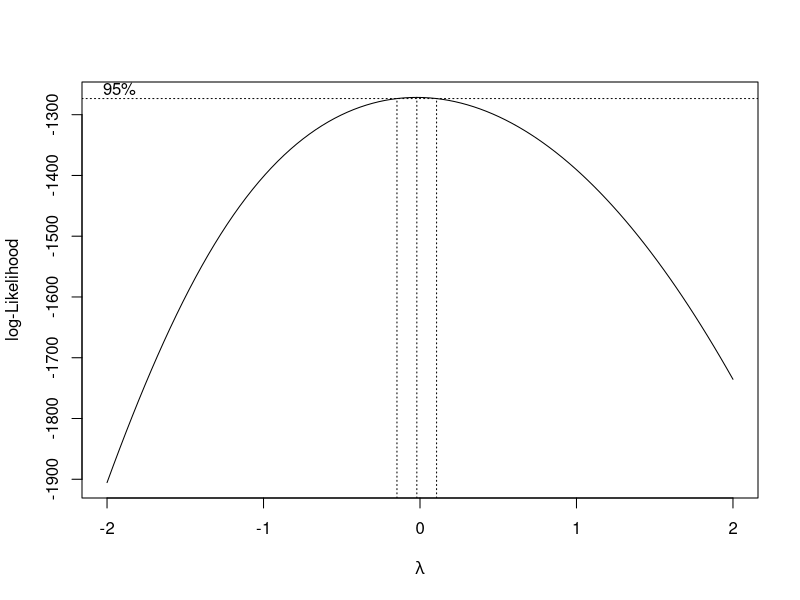
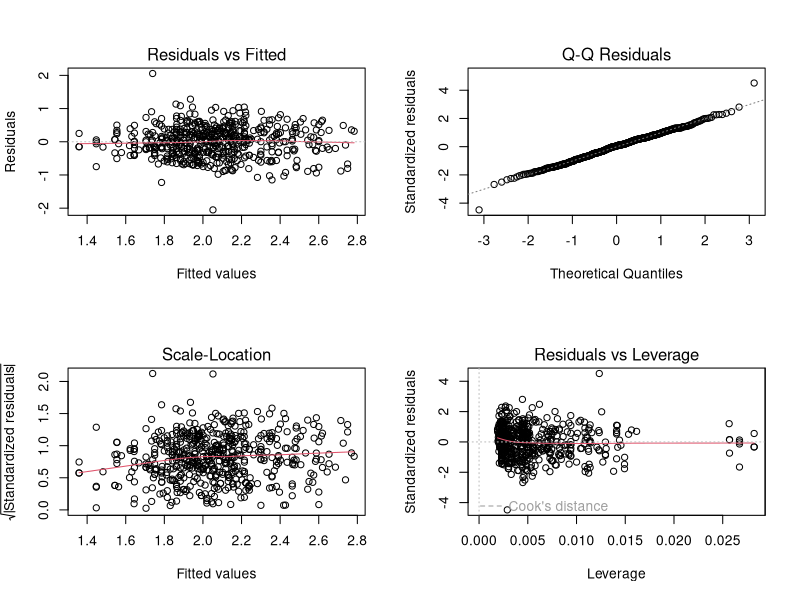

These figures' R source, in order: (Note: this script raises an error after producing the figures.)
## ---- chunk 1
# Clear plots
if(!is.null(dev.list())) dev.off()

# Clean workspace
rm(list=ls())

library(car)
library(FactoMineR)
library(lmtest)
library(effects)
library(AER)
## ---- chunk 2
library(AER)
data("CPS1985")
df <- CPS1985
# df <- df[-444,]
summary(df)
cor(df[,1:4])

m0 <- lm( wage~education+experience+age, data=df)
summary(m0)
vif(m0)

library(MASS)
boxcox(wage~education+experience, data = df)
boxTidwell(log(wage)~education+I(experience+0.5), data = df)
m1 <- lm( log(wage) ~ I(education^2) + log(I(experience+0.5)) , data=df)
summary(m1)
vif(m1)
par(mfrow=c(2,2))
plot( m1, id.n=0 )
par(mfrow=c(1,1))

residualPlots( m1 )
avPlots(m1, id=list(method=list(cooks.distance(m1),"x"), n = 5))
crPlots(m1)
marginalModelPlots(m1)
library(effects)
plot(allEffects(m1, transformation=list(link=log, inverse=exp)))  # Axes name for Y has to be reset to wage

llres<-which(abs(rstudent(m1))>3);llres
llhat<-which(hatvalues(m1)>3*length(coef(m1))/nrow(df));llhat
llcoo<-Boxplot(cooks.distance(m1), id=list(n=2,labels=row.names(df)))
influencePlot(m1)
df[llres,]
ll<-which(row.names(df) %in% c("170", "199"));ll
# ll<-which(row.names(df) %in% c("107","170","199","415","62"));ll
df[ll,]
# df<-df[-ll,]

m2 <- lm( log(wage) ~ I(education^2) + log(I(experience)+0.5), data=df[-ll,])
summary(m2)
vif(m2)
par(mfrow=c(2,2))
plot( m2, id.n=0 )
par(mfrow=c(1,1))

residualPlots( m2 )
avPlots(m2, id=list(method=list(cooks.distance(m2),"x"), n = 7))
marginalModelPlots(m2)
library(effects)
plot(allEffects(m2))

llres<-which(abs(rstudent(m2))>3);llres
llhat<-which(hatvalues(m2)>3*length(coef(m2))/nrow(df));llhat
llcoo<-Boxplot(cooks.distance(m2), id=list(n=2,labels=row.names(df[-ll,])))
influencePlot(m2, id=list(n=5,method="noteworthy"))

names(df)
m2 <- lm( log(wage) ~ I(education^2) + log(I(experience)+0.5) + ethnicity+region+gender+occupation+sector+union+married, data=df[-ll,])
Anova(m2)

# ll<-which(row.names(df) %in% c("415","170","199", "107","62","350","346","75"));ll
m3 <- lm( log(wage) ~ I(education^2) + log(I(experience)+0.5) + region+gender+occupation+sector+union+ethnicity, data=df[-ll,])
Anova(m3)
vif(m3)
summary(m3)
AIC(m3)
?step
m4 <- step( m3 )
?influencePlot
influencePlot(m4,id=list(n=4,method="noteworthy"))

df$sectother<-0
ll<-which(df$sector=="other")
df$sectother[ll]<-1
df$sectother <- factor( df$sectother, labels=c("SecOth-No","SecOth-Yes"))
table(df$occupation)

df$f.occ<-0
ll<-which(df$occupation %in% c("technical","management"))
df$f.occ[ll]<-1
df$f.occ <- factor( df$f.occ, labels=c("f.occ-Base","f.occ-TeMn"))

df$f.cauc<-0
ll<-which(df$ethnicity %in% c("cauc"))
df$f.cauc[ll]<-1
df$f.cauc <- factor( df$f.cauc, labels=c("f.cauc-No","f.cauc-Yes"))

ll<-which(row.names(df) %in% c("170", "199"));ll
# ll<-which(row.names(df) %in% c("415","170","199", "107","62","350","346","75"));ll
m4 <- lm( log(wage) ~ I(education^2) + log(I(experience)+0.5) + region+gender+f.occ+sectother+union+f.cauc, data=df[-ll,])
Anova(m4)
vif(m4)
summary(m4)
AIC(m4,m3)

plot(allEffects(m4))

m5 <- lm( log(wage) ~ (I(education^2) + log(I(experience)+0.5) )* ( region+gender+f.occ+sectother+union+f.cauc), data=df[-ll,])

m6 <- step( m5 )
summary( m6 )
m7 <- step( m5, k=log(nrow(df)))
summary( m7 )
plot(allEffects(m7))
plot(Effect(c("education","sectother"),m7, transformation=list(link=log, inverse=exp)),
     axes=list(y=list(lab="wage")))

vif(m7,type="predictor")
par(mfrow=c(2,2))
plot( m7, id.n=0 )
par(mfrow=c(1,1))

residualPlots( m7 )
avPlots(m7, id=list(method=list(cooks.distance(m7),"x"), n = 7))
marginalModelPlots(m7)


influencePlot( m7, id=list(n=4,method="noteworthy"))
llres<-which(abs(rstudent(m7))>3);llres
llhat<-which(hatvalues(m7)>3*length(coef(m7))/nrow(df));llhat
llcoo<-Boxplot(cooks.distance(m7),id=list(labels=row.names(df[-c(171,200),])))
llCH<-which(cooks.distance(m7) > 4/(nrow(df)-length(coef(m7))));llCH
influencePlot(m7)

Anova(m7)
ll<-which(row.names(df) %in% c("170", "199","408"));ll
m8  <- lm(log(wage) ~ poly(education,2) + log(I(experience) + 
    0.5) + gender + f.occ + sectother + union + poly(education,2):sectother + 
    log(I(experience) + 0.5):gender, data = df[-ll, ])
summary( m8 )
residualPlots(m8)

step(m8,k=log(nrow(df)))
step(m8)
coeftest(m8, vcov = vcovHC(m8, type = "HC0"))
coefci(m8, vcov = vcovHC)
